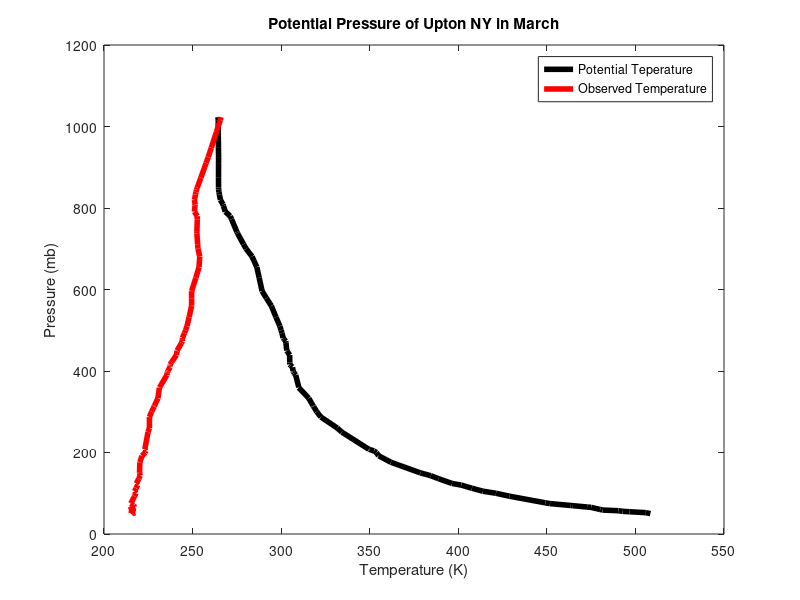

Here is the MATLAB script that generated this plot:
% This is the Matlab code for PS #3 for Professor Olivier Pauluis'
% Atmosphere, Ocean, and Climate Dynamics Course at NYU.
% Submitted Monday March 9th 2015.

clear all
%load variables
load data.mat
%define plotting parameters
Fsize = 20;
Lwide = 4;
set(gca,'Fontsize',Fsize);
%Constants
p0 = 1000;          %mb standard ref. pressure
R = 287;            %J/mol *K gas constant
Kappa = .286;       %R/cp
g = 9.81;           %m/s acceleration due to gravity
%%%%%%%%%%%%%%%%%%%%%%%%%%%%%%%%%%%%%%%%%%%%%%%%%%%%%%%%%%%%%%%%%%
% 1. Compute the potential temperature at each level and plot both the
%    temperature and potential temperature as function of the pressure.
%    Can you locate the tropopause in the sounding?
%Get the variables from data.m in the correct units
Pres = Pressuremb1;                     %Pressure in millibars
TempK = TemperatureC1+273.15;           %Kelvin
N = length(Pressuremb1);                %number of entries
pt = zeros(1,N);                        %produce empty array for calculated potential temp.
H = (R*TempK(1))/g;                     %m scale height

for i = 1:N
    pt(i) = TempK(i)*(p0/Pres(i))^Kappa;%equation for potential temperature.
end

%Plot the graph
h1=plot(pt,Pres,'Color','k','LineWidth',Lwide);
hold on
h2=plot(TempK,Pres,'Color','r','LineWidth',Lwide);
hold on
xlabel('Temperature (K)')
ylabel('Pressure (mb)')
title('Potential Pressure of Upton NY in March')
legend([h1,h2],'Potential Teperature','Observed Temperature')

%%%%%%%%%%%%%%%%%%%%%%%%%%%%%%%
% 2. Using the hydrostatic balance and ideal gas law, determine the height
%    (z) of the 500hPa and 200hPa pressure levels.
p1 = 500; %mb
p2 = 200; %mb
z1 = H*log(double(p0/p1));
z2 = H*log(double(p0/p2));
Z1=['The altitude of pressure at 500hPa is: ',num2str(z1),'meters'];
Z2=['The altitude of pressure at 200hPa is: ',num2str(z2),'meters'];
disp(Z1)
disp(Z2)
zMax = H*log(double(p0/Pres(N))); %test for the height at the last pressure point
%%%%%%%%%%%%%%%%%%%%%%%%%%%%%%%
% 3. Compute the Brunt-Vaisala frequency at 1000hPa, 500hPa, and 100hPa.
%Get the indicies for pressures of interest. 
%Note that the pressure and temperature arrays are parallel...
ind=find(Pres==1000);
ind1=find(Pres==500);
ind2=find(Pres==100);

% to solve this equation the Brunt-Vaisala equation is observed in terms of
% T rather than theta, and discretized to handle the first order derivative (d(theta)/dz).
pt1000 = (g /(TempK(ind)*(p0/Pres(ind))^Kappa))*(((TempK(ind)*(p0/Pres(ind))^Kappa)-(TempK(ind)*(p0/Pres(ind-1))^Kappa))/((H*log(p0/Pres(ind))-(H*log(p0/Pres(ind-1))))))^(.5);
pt500 = (g /(TempK(ind1)*(p0/Pres(ind1))^Kappa))*(((TempK(ind1)*(p0/Pres(ind1))^Kappa)-(TempK(ind1)*(p0/Pres(ind1-1))^Kappa))/((H*log(p0/Pres(ind1))-(H*log(p0/Pres(ind1-1))))))^(.5);
pt100 = (g /(TempK(ind2)*(p0/Pres(ind2))^Kappa))*(((TempK(ind2)*(p0/Pres(ind2))^Kappa)-(TempK(ind2)*(p0/Pres(ind2-1))^Kappa))/((H*log(p0/Pres(ind2))-(H*log(p0/Pres(ind2-1))))))^(.5);
%%%%%%%%%%%%%%%%%%%%%%%%%%%
% 4. Was there convection that day?
ALRd = -.010; %(K/m) dry adibatic lapse rate
ALRs = -.003; %(K/m) saturated adibatic lapse rate;
TempK(1); %surface temperature

for j = 1:N
    z = H*log(double(p0/Pres(i))); %(m) altitude
    %(TempK(j)-TempK(1))/z;
    if (((TempK(j)-TempK(1))/(z)) <= ALRd) % checks instablity under dry conditons.
        disp('convection occurs at ',z,' under dry conditions.');
    end   
    if (((TempK(j)-TempK(1))/(z)) <= ALRs) % checks instability under saturated conditons.
        disp('convection occurs at ',z,' under saturated conditions.');
    end
end    
